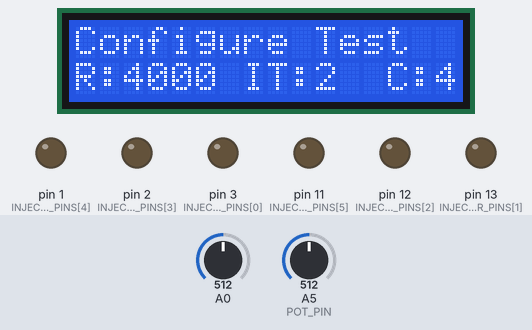
The sketch below on a simulated Arduino Uno, built with avr-gcc and run on an emulated ATmega328P. On the bench: 16×2 character LCD, output pins drawn as LEDs (lit = HIGH). The inputs (shaded band) are chosen by the test bench; at power-on: A0 = 512, A5 (POT_PIN) = 512.

Above: at 1.2 s.
1.3 s: A0 set to 640
3.0 s: A0 set to 662
At 3.4 s:
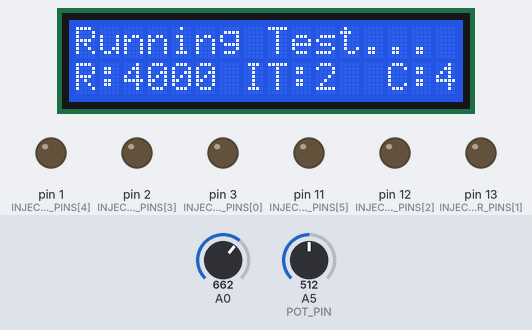
6.0 s: A5 (POT_PIN) set to 440
At 6.5 s:
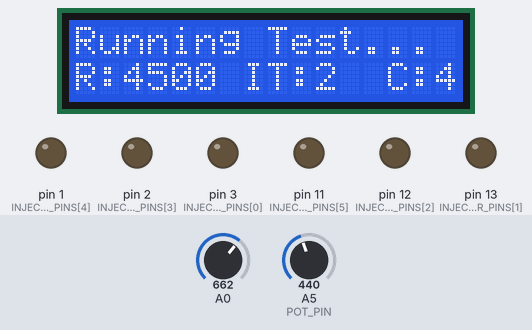
8.1 s: A5 (POT_PIN) set to 460
At 8.5 s:
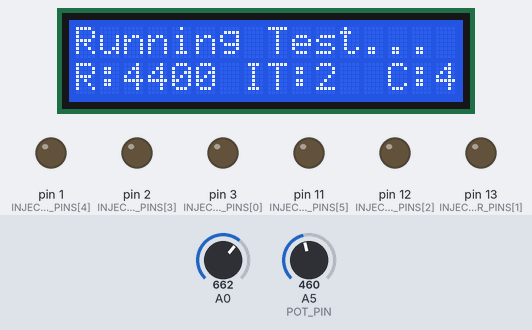
9.6 s: A5 (POT_PIN) set to 998
At 10.5 s:
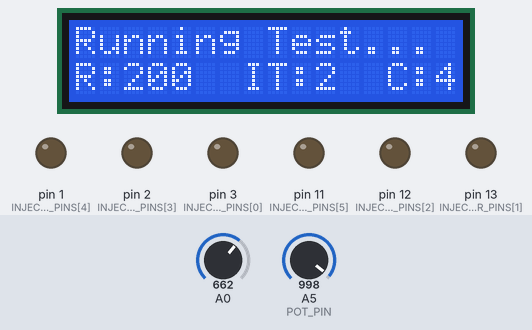
12.1 s: A5 (POT_PIN) set to 1012
At 12.5 s:
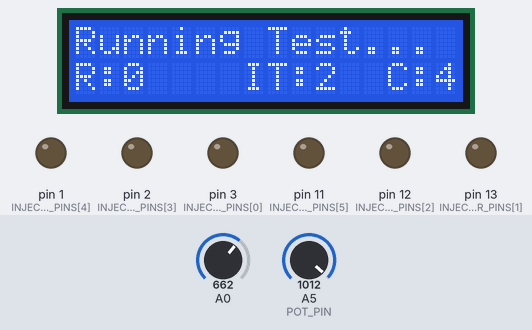
Timing chart, 0 to 15.1 s (numbered marks = the images above; inputs shaded):
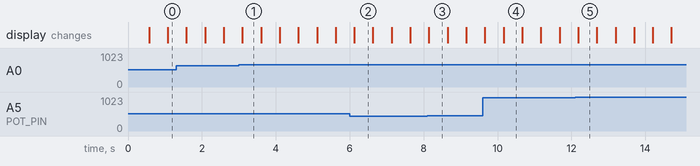

The sketch:

FuelInjectorTester.ino
```cpp
/* Fuel Injector Tester
 * NOTE: Possible pins to control fuel injector are 2, 3, 11, 12, and 13 (use these numbers in code)
 * These correspond to physical pins 3, 4, 5, 6 and 7 on the LCD Keypad Shield (respectively)
 */

#include <LiquidCrystal.h>
#include <pt.h>


/* Constants */
#define btnRIGHT  0
#define btnUP     1
#define btnDOWN   2
#define btnLEFT   3
#define btnSELECT 4
#define btnNONE   5
#define MAX_NUM_INJECTORS 6
#define POT_PIN 5
#define LARGE_RPM_INCREMENT 100
#define SMALL_RPM_INCREMENT 10
#define RPM_MAX 8000
#define RPM_MIN 0
#define DELAY_MIN 10
#define DELAY_MAX 15000
#define INJECTION_TIME_MAX 12
#define INJECTION_TIME_MIN 2
#define INJECTION_TIME_INCREMENT 1

/* Enums */
typedef enum _Mode
{
	DriveInjectors,
	DriveInjectorsAuto,
	DriveUI
} Mode;

/* Globals */

// Instantiate LCD panel struct with selected pins.
LiquidCrystal LCD(8, 9, 4, 5, 6, 7);

// Create array of pins to be used for fuel injectors.
// The order of the pins in this array matches the order of the LEDs on the board.
int INJECTOR_PINS[MAX_NUM_INJECTORS] = { 3, 13, 12, 2, 1, 11 };

// Firing order for four-cylinder engine.
int FOUR_CYLINDER_PINS[4] = { INJECTOR_PINS[0], INJECTOR_PINS[2], INJECTOR_PINS[3], INJECTOR_PINS[1] };

// Firing order for six-cylinder engine.
int SIX_CYLINDER_PINS[6] = { INJECTOR_PINS[0], INJECTOR_PINS[4], INJECTOR_PINS[2], INJECTOR_PINS[5], INJECTOR_PINS[1], INJECTOR_PINS[3] };

// Define some values used by the panel and buttons
int LcdKey = 0;
int AdcKey = 0;

// Protothread structures
static struct pt UiThread, DriverThread;

// Used to keep track of current RPM (set by user)
int CurrentRPM = 0;

// Used to keep track of current delay for fuel injectors (calculated from RPM)
int CurrentDelay = DELAY_MAX;

// Keep track of current firing order and number of cylinders.
int* CurrentFiringOrder = FOUR_CYLINDER_PINS;
int CurrentNumCylinders = 4;

// Keep track of current RPM tenth's place;
int CurrentRpmTenthsPlace = 0;

int CurrentInjectionTime = INJECTION_TIME_MIN;

// Mode of the application.
Mode CurrentMode = DriveUI;

/* Functions */

void setup()
{
	// Initialize the threads.
	PT_INIT(&UiThread);
	PT_INIT(&DriverThread);

	// Initialize all digital pins as an outputs for the fuel injector.
	int i;
	for (i = 0; i < MAX_NUM_INJECTORS; i++)
	{
		pinMode(INJECTOR_PINS[i], OUTPUT);
	}

	// Start the library
	LCD.begin(16, 2);
	LCD.setCursor(0, 0);

    PrintMode();

	CalculateDelayAndRpmFromPot();

	// Move to the begining of the second line
	PrintConfigInfo(CurrentRPM, CurrentInjectionTime, CurrentNumCylinders);
}

void loop()
{
	ProcessUI(&UiThread);
	DriveFuelInjectorsPT(&DriverThread);
}

// Read the buttons
int ReadLCDButtons()
{
	AdcKey = analogRead(0);

	if (AdcKey > 1000) return btnNONE;
	if (AdcKey < 50)   return btnRIGHT;
	if (AdcKey < 250)  return btnUP;
	if (AdcKey < 450)  return btnDOWN;
	if (AdcKey < 650)  return btnLEFT;
	if (AdcKey < 850)  return btnSELECT;

	return btnNONE;
}

int CalculateRpmFromPot(int pot, int tenthsPlace)
{
	int rpm = (int)(RPM_MIN + (RPM_MAX - RPM_MIN) * ((float)pot / 1024));
	rpm = (rpm / LARGE_RPM_INCREMENT) * LARGE_RPM_INCREMENT;
    rpm += tenthsPlace;
	return rpm;
}

int CalculateDelayFromRpm(int rpm)
{
	int delay = DELAY_MAX;
	if (rpm > 0)
	{
	    float period = 1000.0 / (rpm / 120.0);
		delay = (int)period - CurrentInjectionTime;
		if (delay < 0)
		{
			delay = DELAY_MIN;
		}
	}

	return delay;
}

int CalculatePotValue()
{
    int rawPotValue = analogRead(POT_PIN);
    return 1024 - rawPotValue;
}

void CalculateDelayAndRpmFromPot()
{
	// Read value of potentiometer.
	int potValue = CalculatePotValue();

	// Use potentiometer to set the RPM value.
	CurrentRPM = CalculateRpmFromPot(potValue, CurrentRpmTenthsPlace);

	// Recalculate burst delay based on the current RPM setting.
	CurrentDelay = CalculateDelayFromRpm(CurrentRPM);
}

void PrintToLine(char* data, int lineNumber)
{
    LCD.setCursor(0, lineNumber);

    char dataFormatted[17];
    sprintf(dataFormatted, "%-16s", data);

    LCD.print(dataFormatted);
}

void PrintConfigInfo(int rpm, int injectionTime, int numCylinders)
{
	char rpmAndEngineString[17];
    sprintf(rpmAndEngineString, "%-4d%-4s%-2d%4d%-1s", rpm, "RPM", injectionTime, numCylinders, "C");
    sprintf(rpmAndEngineString, "%2s%-4d%4s%-2d%3s%1d", "R:", rpm, " IT:", injectionTime, " C:", numCylinders);

    PrintToLine(rpmAndEngineString, 1);
}

void PrintMode()
{
    if (DriveInjectors == CurrentMode)
    {
        PrintToLine("Running Test...", 0);
    }
    else
    {
        PrintToLine("Configure Test", 0);
    }
}

void ToggleMode()
{
	if (DriveInjectors == CurrentMode)
	{
		CurrentMode = DriveUI;
	}
	else
	{
		CurrentMode = DriveInjectors;
	}
}

void ToggleEngineType()
{
    if (4 == CurrentNumCylinders)
    {
        CurrentNumCylinders = 6;
        CurrentFiringOrder = SIX_CYLINDER_PINS;
    }
    else
    {
        CurrentNumCylinders = 4;
        CurrentFiringOrder = FOUR_CYLINDER_PINS;
    }
}

void UpdateRpmTenthsPlace(int delta)
{
    int updatedValue = CurrentRpmTenthsPlace + delta;

    if (updatedValue >= 0 && updatedValue <= 90)
    {
        CurrentRpmTenthsPlace = updatedValue;
    }
}

void UpdateInjectionTime(int delta)
{
    int updatedValue = CurrentInjectionTime + delta;

    if (updatedValue >= INJECTION_TIME_MIN && updatedValue <= INJECTION_TIME_MAX)
    {
        CurrentInjectionTime = updatedValue;
    }
}

// TODO: Separate button reading from LCD display logic. (should be separate threads)
static int ProcessUI(struct pt *pt)
{
	PT_BEGIN(pt);

	if (DriveUI == CurrentMode)
	{
		CalculateDelayAndRpmFromPot();
		PrintConfigInfo(CurrentRPM, CurrentInjectionTime, CurrentNumCylinders);
	}

	LcdKey = ReadLCDButtons();
	switch (LcdKey)
	{
        case btnRIGHT:
		case btnLEFT:
		{
            if (DriveUI == CurrentMode)
            {
                ToggleEngineType();
                delay(500);
            }
			break;
		}
		case btnUP:
		{
            //UpdateRpmTenthsPlace(SMALL_RPM_INCREMENT);
            if (DriveUI == CurrentMode)
            {
                UpdateInjectionTime(INJECTION_TIME_INCREMENT);
                delay(500);
            }
			break;
		}
		case btnDOWN:
		{
            //UpdateRpmTenthsPlace(-SMALL_RPM_INCREMENT);
            if (DriveUI == CurrentMode)
            {
                UpdateInjectionTime(-INJECTION_TIME_INCREMENT);
                delay(500);
            }
			break;
		}
		case btnSELECT:
		{
			ToggleMode();
            PrintMode();

			delay(500);
			break;
		}
		case btnNONE:
		{
			break;
		}
	}

	PT_END(pt);
}

static int DriveFuelInjectorsPT(struct pt *pt)
{
	if ( (DriveInjectors == CurrentMode) && (CurrentRPM > 0))
	{
		static unsigned long timestamp = 0;
        static int i = 0;
        PT_BEGIN(pt);

		// Execute bursts of fuel injectors in proper order.
		for (i; i < CurrentNumCylinders; i++)
		{
			digitalWrite(CurrentFiringOrder[i], HIGH);
			delay(CurrentInjectionTime);
			digitalWrite(CurrentFiringOrder[i], LOW);

            PT_WAIT_UNTIL(pt, millis() - timestamp > (CurrentDelay / CurrentNumCylinders));
            timestamp = millis();
		}
        i = 0;

		PT_END(pt);
	}
}
```

Measured:
- the behaviour switches between 649 and 650 on A0 (found by bisection; images 0 and 1)
- after the input at 3.0 s, the display: changes after 0.09 s (image 1)
- after the input at 6.0 s, the display: changes after 0.12 s (image 2)
- after the input at 8.1 s, the display: changes at once (image 3)
- after the input at 9.6 s, the display: first differs from a run without the input after 0.56 s (image 4)
- after the input at 12.1 s, the display: changes after 0.08 s (image 5)
- what the display in image 1 shows lasts 0.5 s, from 3.1 s to 3.6 s
